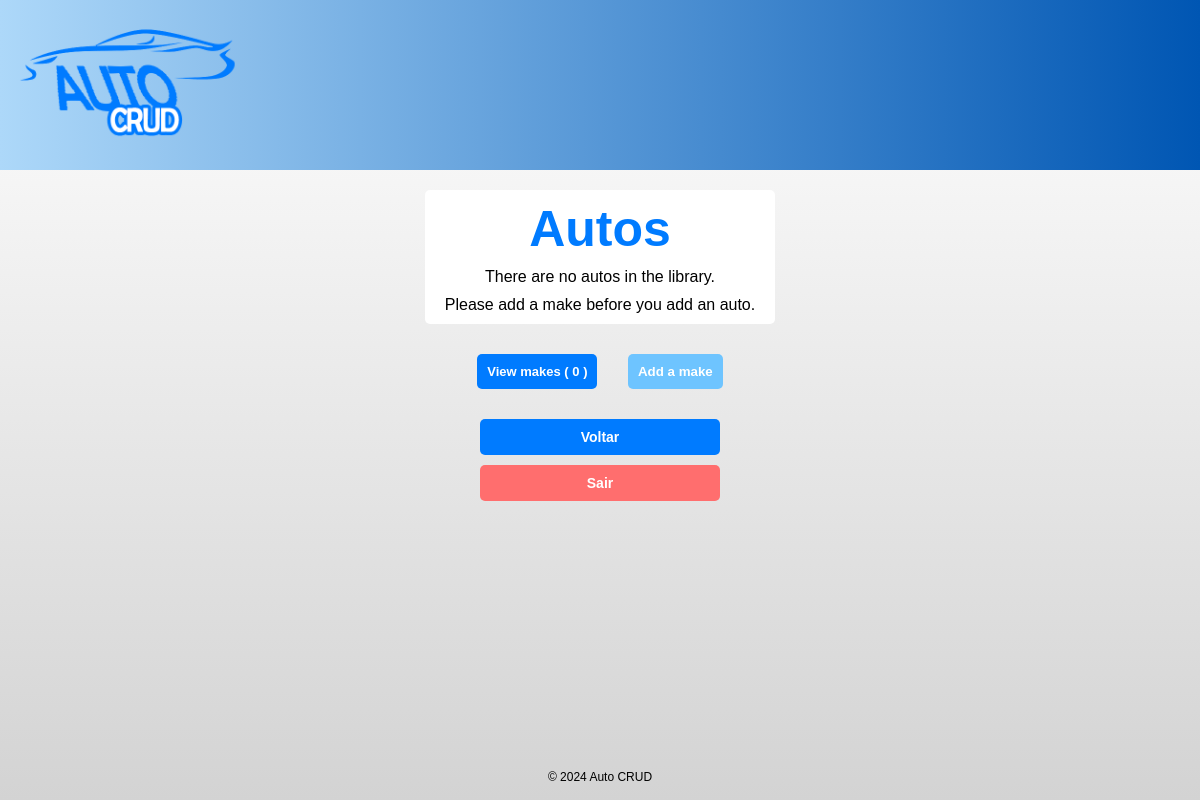
The page /crud/autos/ (signed in) on the database as committed earlier.
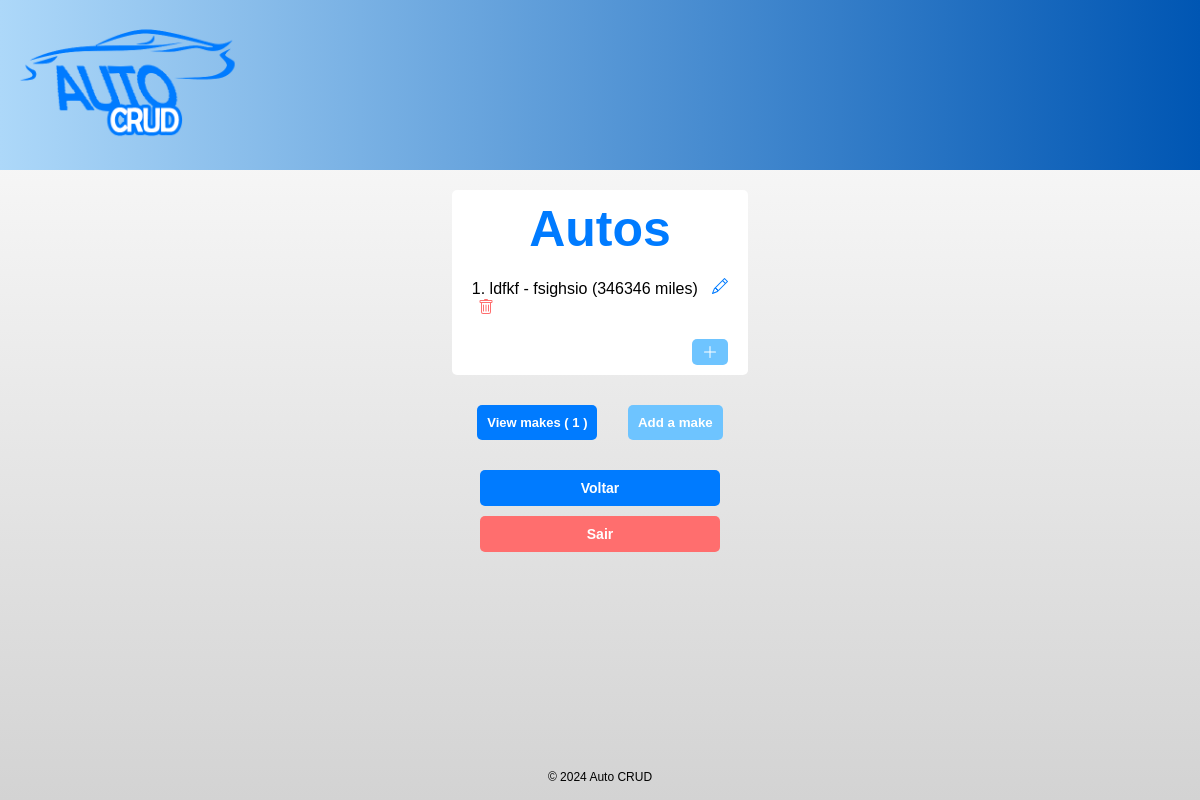
The same page on the database as committed later.
### autocrud/models.py (models this page shows, shortened)
class Auto(models.Model):
    nickname = models.CharField(max_length=200)
    mileage = models.PositiveIntegerField()
    make = models.ForeignKey('Make', on_delete=models.CASCADE, null=False)
    user = models.ForeignKey(User, on_delete=models.CASCADE, null=False)
    user_specific_id = models.PositiveIntegerField()

class Make(models.Model):
    name = models.CharField(max_length=50)
    user = models.ForeignKey(User, on_delete=models.CASCADE, null=False)
    def __str__(self):
        return self.name

### autocrud/views.py (the view)
# urls.py: path('autos/', views.autos, name='autos'),
@login_required(login_url='/crud/login/') #Faz a autenticação e a gente escolhe a página de login (Por padrão é '/accounts/login/')
def autos(request):
    if request.method == 'POST' and 'sair' in request.POST:
        logout(request)
        return redirect('autocrud:autos')
    else:
        user_id = request.user.id
        makeCount = Make.objects.filter(user_id=user_id).count()
        makes = Make.objects.filter(user_id=user_id)
        autos = Auto.objects.filter(user_id=user_id)
        return render(request, 'autolist.html', {'makeCount': makeCount, 'makes': makes, 'autos': autos})

### autocrud/templates/autolist.html (shortened to what this page needs)
{% extends "base.html" %}
{% block content %}
    {% if not autos %}
    <div style="margin-top: 20px; background-color: white; padding: 10px 20px; border-radius: 5px; display: inline-block;">
        <h1 style="font-size: 50px; color: #007bff;">Autos</h1>
        <p style="margin-top: 10px;">There are no autos in the library.</p>
        <p style="margin-top: 10px;">
            {% if makeCount > 0 %}
            <div style="text-align: right;">
                <button class="plus" id="openModalBtnAuto" style="border-radius: 5px; margin-top: 10px; padding-top: 5px; right: 0px;"><svg xmlns="http://www.w3.org/2000/svg" width="16" height="16" fill="currentColor" class="bi bi-plus-lg" viewBox="0 0 16 16">
                    <path fill-rule="evenodd" d="M8 2a.5.5 0 0 1 .5.5v5h5a.5.5 0 0 1 0 1h-5v5a.5.5 0 0 1-1 0v-5h-5a.5.5 0 0 1 0-1h5v-5A.5.5 0 0 1 8 2"/>
                </svg></button>
            </div>
            {% else %}
                Please add a make before you add an auto.
            {% endif %}
        </p>
    </div>
    {% endif %}
{% if autos %}
        <div style="margin-top: 20px; background-color: white; padding: 10px 20px; border-radius: 5px; display: inline-block;">
        <h1 style="font-size: 50px; margin: 0px 0px 20px 0px; color: #007bff;">Autos</h1>
            <ul style="list-style-type: none; padding: 0; text-align: center;">
                {% for auto in autos %}
                    <li style="margin-bottom: 10px;">
                        {{ auto.user_specific_id }}. {{ auto.nickname }} - {{ auto.make }} ({{ auto.mileage }} miles)
                        <a href="{% url 'autocrud:auto_update' auto.id %}" class="edit"></a>
                        <form action="{% url 'autocrud:auto_delete' auto.id %}" method="POST">
                            <button type="submit" class="delete" style="border: none; background-color: transparent; display: block;"></button>
                        </form>
                    </li>
                {% endfor %}
            </ul>
                {% if makeCount > 0 %}
                    <div style="text-align: right;">
                        <button class="plus" id="openModalBtnAuto" style="border-radius: 5px; margin-top: 10px; padding-top: 5px; right: 0px;"><svg xmlns="http://www.w3.org/2000/svg" width="16" height="16" fill="currentColor" class="bi bi-plus-lg" viewBox="0 0 16 16">
                            <path fill-rule="evenodd" d="M8 2a.5.5 0 0 1 .5.5v5h5a.5.5 0 0 1 0 1h-5v5a.5.5 0 0 1-1 0v-5h-5a.5.5 0 0 1 0-1h5v-5A.5.5 0 0 1 8 2"/>
                        </svg></button>
                    </div>
                {% else %}
                    <p style="margin-top: 10px;">Please add a make before you add an auto.</p>
                {% endif %}
        </div>
        {% endif %}
        <p style="margin-top: 30px;">
            <a href="{% url 'autocrud:makes' %}" class="viewmakes">View makes ( {{ makeCount }} )</a>
            <button class="plus" id="openModalBtn" style="padding: 10px; margin-left: 26px;">Add a make</button>
        </p>
{% endblock %}

Rows that differ between the two databases and show on the page:
added Auto: user_specific_id "1", nickname "ldfkf", make "fsighsio", mileage "346346"
Other text that changed with them:
{{ makeCount }}: "0" → "1"
text no longer shown: "There are no autos in the library. Please add a make before you add an auto."
